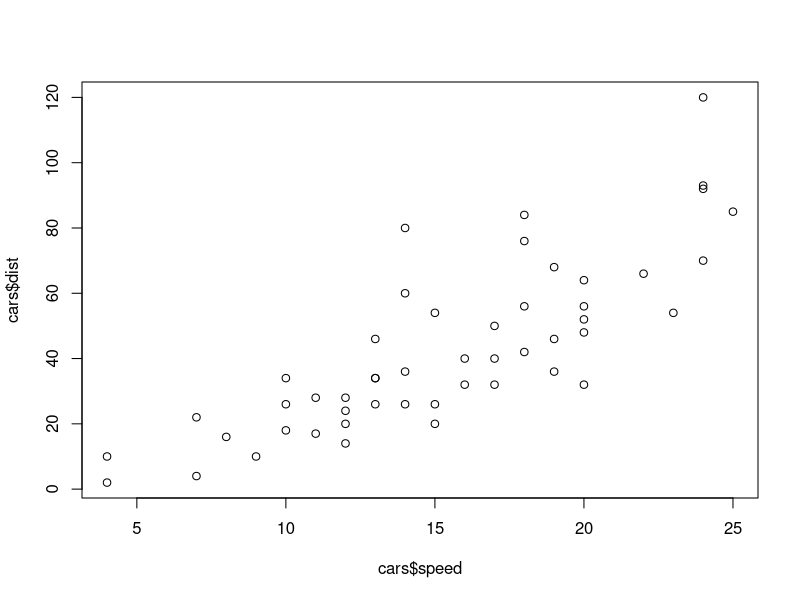
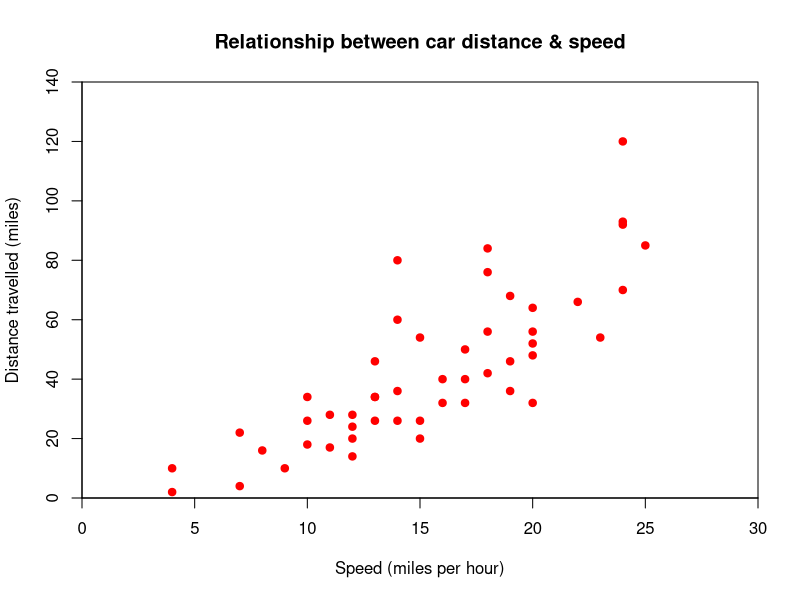

R code for these plots, in order:
# The distance travelled by cars with plotted with their speed
plot(cars$dist ~ cars$speed)


# To get better look graph
plot(cars$dist ~  cars$speed, # y ~ x
     main = "Relationship between car distance & speed", # Plot Title
     xlab = "Speed (miles per hour)", # X axis title
     ylab = "Distance travelled (miles)", # Y axis title
     xlim = c(0,30), #Set x axis limits from  0 to 30
     ylim = c(0,140), #Set y axis limits from  0 to 140
     xaxs = "i", # Set x axis style as internal
     yaxs = "i", # Set y axis style as internalcars
     col = "red", # Set the color of plotting symbol to red 
     pch = 19) # Set the plotting symbol to filled dots
